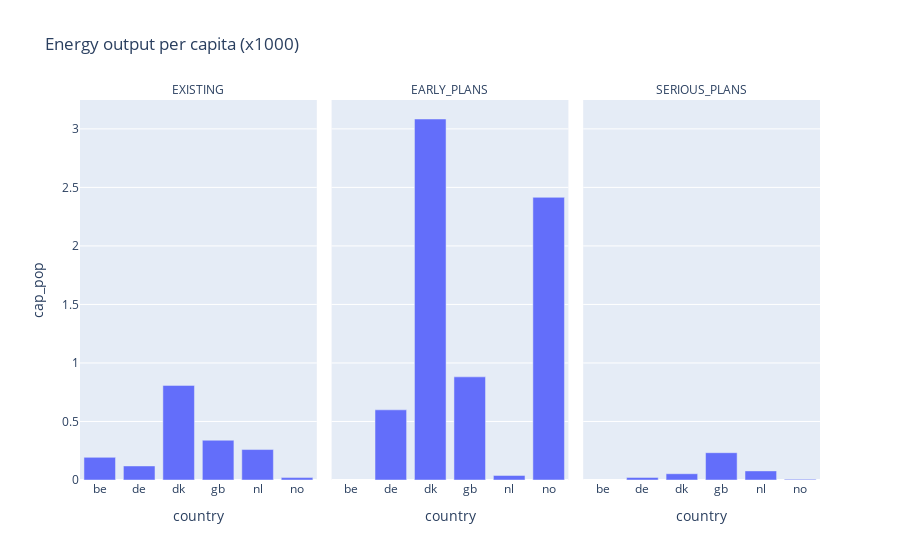

This figure's notebook cell:
### Code cell
# Plot

fig = px.bar(capacity, 
             x='country', 
             y='cap_pop', 
             facet_col='status_simplified',
             title = 'Energy output per capita (x1000)')
fig.for_each_annotation(lambda a: a.update(text=a.text.split("=")[1]))
fig.show()

### Figure 1 — Plotly figure (JSON) as saved in the notebook; plotly's stock layout.template omitted (floating-point values rounded to 4 significant figures)
{"data": [{"alignmentgroup": "True", "hovertemplate": "status_simplified=EXISTING<br>country=%{x}<br>cap_pop=%{y}<extra></extra>", "legendgroup": "", "marker": {"color": "#636efa", "pattern": {"shape": ""}}, "name": "", "offsetgroup": "", "orientation": "v", "showlegend": false, "textposition": "auto", "type": "bar", "x": ["be", "de", "dk", "gb", "nl", "no"], "xaxis": "x", "y": [0.1933, 0.1201, 0.8083, 0.3399, 0.2601, 0.02064], "yaxis": "y"}, {"alignmentgroup": "True", "hovertemplate": "status_simplified=EARLY_PLANS<br>country=%{x}<br>cap_pop=%{y}<extra></extra>", "legendgroup": "", "marker": {"color": "#636efa", "pattern": {"shape": ""}}, "name": "", "offsetgroup": "", "orientation": "v", "showlegend": false, "textposition": "auto", "type": "bar", "x": ["de", "dk", "gb", "nl", "no"], "xaxis": "x2", "y": [0.5996, 3.084, 0.8812, 0.03889, 2.415], "yaxis": "y2"}, {"alignmentgroup": "True", "hovertemplate": "status_simplified=SERIOUS_PLANS<br>country=%{x}<br>cap_pop=%{y}<extra></extra>", "legendgroup": "", "marker": {"color": "#636efa", "pattern": {"shape": ""}}, "name": "", "offsetgroup": "", "orientation": "v", "showlegend": false, "textposition": "auto", "type": "bar", "x": ["de", "dk", "gb", "nl", "no"], "xaxis": "x3", "y": [0.02201, 0.05367, 0.2333, 0.07778, 0.0062], "yaxis": "y3"}], "layout": {"annotations": [{"font": {}, "showarrow": false, "text": "EXISTING", "x": 0.16, "xanchor": "center", "xref": "paper", "y": 1, "yanchor": "bottom", "yref": "paper"}, {"font": {}, "showarrow": false, "text": "EARLY_PLANS", "x": 0.5, "xanchor": "center", "xref": "paper", "y": 1, "yanchor": "bottom", "yref": "paper"}, {"font": {}, "showarrow": false, "text": "SERIOUS_PLANS", "x": 0.84, "xanchor": "center", "xref": "paper", "y": 1, "yanchor": "bottom", "yref": "paper"}], "barmode": "relative", "legend": {"tracegroupgap": 0}, "title": {"text": "Energy output per capita (x1000)"}, "xaxis": {"anchor": "y", "domain": [0, 0.32], "title": {"text": "country"}}, "xaxis2": {"anchor": "y2", "domain": [0.34, 0.66], "matches": "x", "title": {"text": "country"}}, "xaxis3": {"anchor": "y3", "domain": [0.68, 1.0], "matches": "x", "title": {"text": "country"}}, "yaxis": {"anchor": "x", "domain": [0, 1], "title": {"text": "cap_pop"}}, "yaxis2": {"anchor": "x2", "domain": [0, 1], "matches": "y", "showticklabels": false}, "yaxis3": {"anchor": "x3", "domain": [0, 1], "matches": "y", "showticklabels": false}}}
